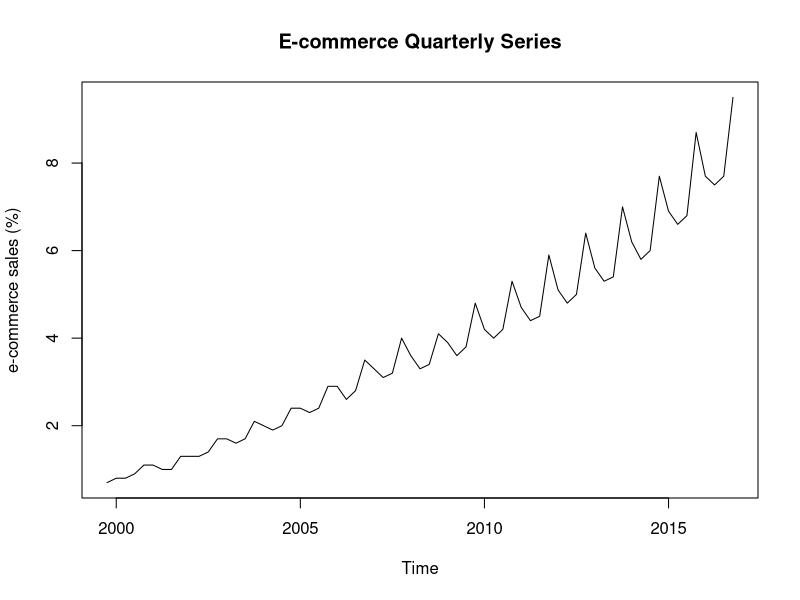
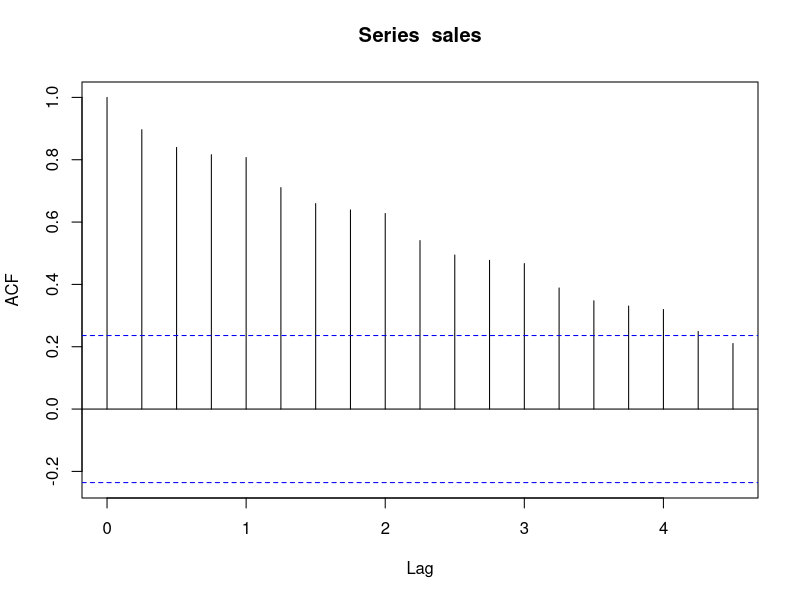
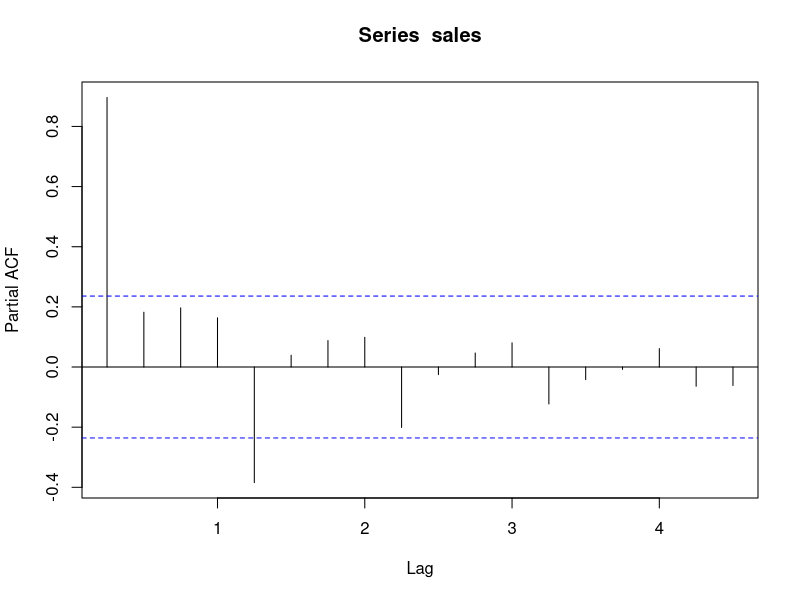

The R source for these figures, in order: (Note: this script raises an error after producing the figures.)
## ---- chunk 1
# add packages
library(knitr)
# prevent source code from running off the page
opts_chunk$set(tidy.opts=list(width.cutoff=70), tidy=TRUE)
# remove all objects from current workspace
rm(list = ls())
# set seed number to reproduce results
set.seed(1)
# load data
# 1. ECOMPCTNSA: E-commerce retail sales as a percent of total sales
# https://fred.stlouisfed.org/series/ECOMPCTNSA
raw.sales <- read.csv('./data/ECOMPCTNSA.csv', header=TRUE, sep=',')
## ---- chunk 2
sales <- ts(raw.sales$ECOMPCTNSA, start=c(1999,4), frequency=4)
plot(sales, ylab = "e-commerce sales (%)", main='E-commerce Quarterly Series')
acf(sales) 
pacf(sales)
## ---- chunk 3
# lag 1 autocorrelation
acf(sales.quarter)$acf[2]
## ---- chunk 4
# first-order difference of a random walk are white noise series
acf(diff(sales.quarter))
## ---- chunk 5
# view seasonal effect
# remove any seasonal effects within each quarter and produce annual series of mean sales for the period 1999-2016
plot(aggregate(sales.quarter, FUN=mean))
ts.plot(cbind(sales.quarter, decompose(sales.quarter, type='mult')$trend), lty=1:2)
## ---- chunk 6
# summary of the values for each season
boxplot(sales.quarter ~ cycle(sales.quarter))
## ---- chunk 7
# original series
plot(sales.quarter)
# first-order differenced series
plot(diff(sales.quarter)) 
# first-order differenced log-transformed series
plot(diff(log(sales.quarter)))
## ---- chunk 8
plot(diff(diff(sales.quarter)))
plot(diff(diff(log(sales.quarter))))
## ---- chunk 9
tsdisplay(diff(log(sales.quarter), 4))
## ---- chunk 10
# remove both linear trend and additive seasonal effects in a quarterly series
tsdisplay(diff(diff(log(sales.quarter), 4)))
## ---- chunk 11
m1 <- Arima(sales.quarter, order=c(0,1,0), seasonal=c(0,1,1))
tsdisplay(residuals(m1))
AIC(m1)
## ---- chunk 12
m2 <- Arima(sales.quarter, order=c(0,1,0), seasonal=c(0,1,2))
tsdisplay(residuals(m2))
AIC(m2)
## ---- chunk 13
m3 <- Arima(sales.quarter, order=c(0,1,0), seasonal=c(0,1,3))
tsdisplay(residuals(m3))
AIC(m3)
## ---- chunk 14
m4 <- Arima(sales.quarter, order=c(0,1,0), seasonal=c(0,1,4))
tsdisplay(residuals(m4))
AIC(m4)
## ---- chunk 15
m5 <- Arima(sales.quarter, order=c(0,1,0), seasonal=c(0,1,5))
tsdisplay(residuals(m5))
AIC(m5)
